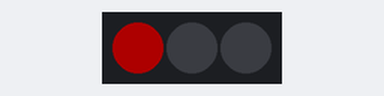
The sketch below on a simulated Arduino Uno, built with avr-gcc and run on an emulated ATmega328P. Shown: 3 RGB LEDs in strip order, left to right. Dim RGB values are drawn brighter than linear.

Above: at 2.5 s.
At 5.5 s:
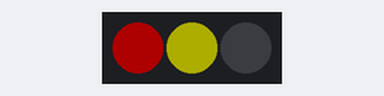
At 8.5 s:
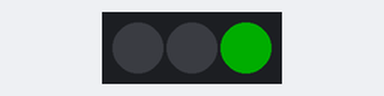
At 11.5 s:
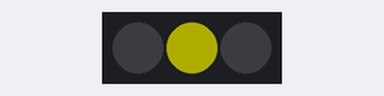
Timing chart, 0 to 15.6 s (numbered marks = the images above):
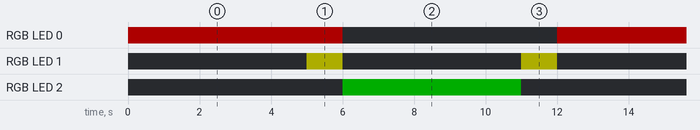

Measured:
- by itself, RGB LED 0: alternates RGB(50, 0, 0) for 6.0 s and off for 6.0 s
- by itself, RGB LED 1: alternates RGB(50, 50, 0) for 1.0 s and off for 5.0 s
- by itself, RGB LED 2: alternates RGB(0, 50, 0) for 5.0 s and off for 7.0 s

The sketch:

04_traffic_lights.ino
```cpp
/*
  Traffic Light Simulation using NeoPixels
  Description: This sketch simulates a set of traffic lights using NeoPixels.
  Hardware: RoboUNO (on-board NeoPixel strip connected to pin D8)
  Library: Adafruit NeoPixel library
  Difficulty: XX/10
  Author: ROBO
  Date: August 11, 2023
*/

#include <Adafruit_NeoPixel.h>

#define PIXELS_PIN 8        // Define the pin where our NeoPixels are connected
#define NUMPIXELS 3  // Define the number of NeoPixels in our strip

// Traffic light timings (in milliseconds)
#define RED_DURATION 5000         // Red light duration
#define RED_YELLOW_DURATION 1000  // Red-Yellow light duration
#define YELLOW_DURATION 1000      // Yellow light duration
#define GREEN_DURATION 5000       // Green light duration

#define RED_PIXEL 0     // Red light pixel index
#define YELLOW_PIXEL 1  // Yellow light pixel index
#define GREEN_PIXEL 2   // Green light pixel index

// Define the colors using RGB values (0-255)
uint32_t redColor = Adafruit_NeoPixel::Color(255, 0, 0);
uint32_t yellowColor = Adafruit_NeoPixel::Color(255, 255, 0);
uint32_t greenColor = Adafruit_NeoPixel::Color(0, 255, 0);
uint32_t offColor = Adafruit_NeoPixel::Color(0, 0, 0);


// Initialize the NeoPixels
Adafruit_NeoPixel pixels = Adafruit_NeoPixel(NUMPIXELS, PIXELS_PIN, NEO_GRB + NEO_KHZ800);


void setup() {
  pixels.begin();            // Initialize the NeoPixel strip
  pixels.setBrightness(50);  // Set the brightness (0-255)
}


void loop() {
  // Red
  pixels.setPixelColor(RED_PIXEL, redColor);
  pixels.setPixelColor(YELLOW_PIXEL, offColor);
  pixels.setPixelColor(GREEN_PIXEL, offColor);
  pixels.show();
  delay(RED_DURATION);

  // Red-Yellow
  pixels.setPixelColor(RED_PIXEL, redColor);
  pixels.setPixelColor(YELLOW_PIXEL, yellowColor);
  pixels.setPixelColor(GREEN_PIXEL, offColor);
  pixels.show();
  delay(RED_YELLOW_DURATION);

  // Green
  pixels.setPixelColor(RED_PIXEL, offColor);
  pixels.setPixelColor(YELLOW_PIXEL, offColor);
  pixels.setPixelColor(GREEN_PIXEL, greenColor);
  pixels.show();
  delay(GREEN_DURATION);

  // Yellow
  pixels.setPixelColor(RED_PIXEL, offColor);
  pixels.setPixelColor(YELLOW_PIXEL, yellowColor);
  pixels.setPixelColor(GREEN_PIXEL, offColor);
  pixels.show();
  delay(YELLOW_DURATION);
}
```
